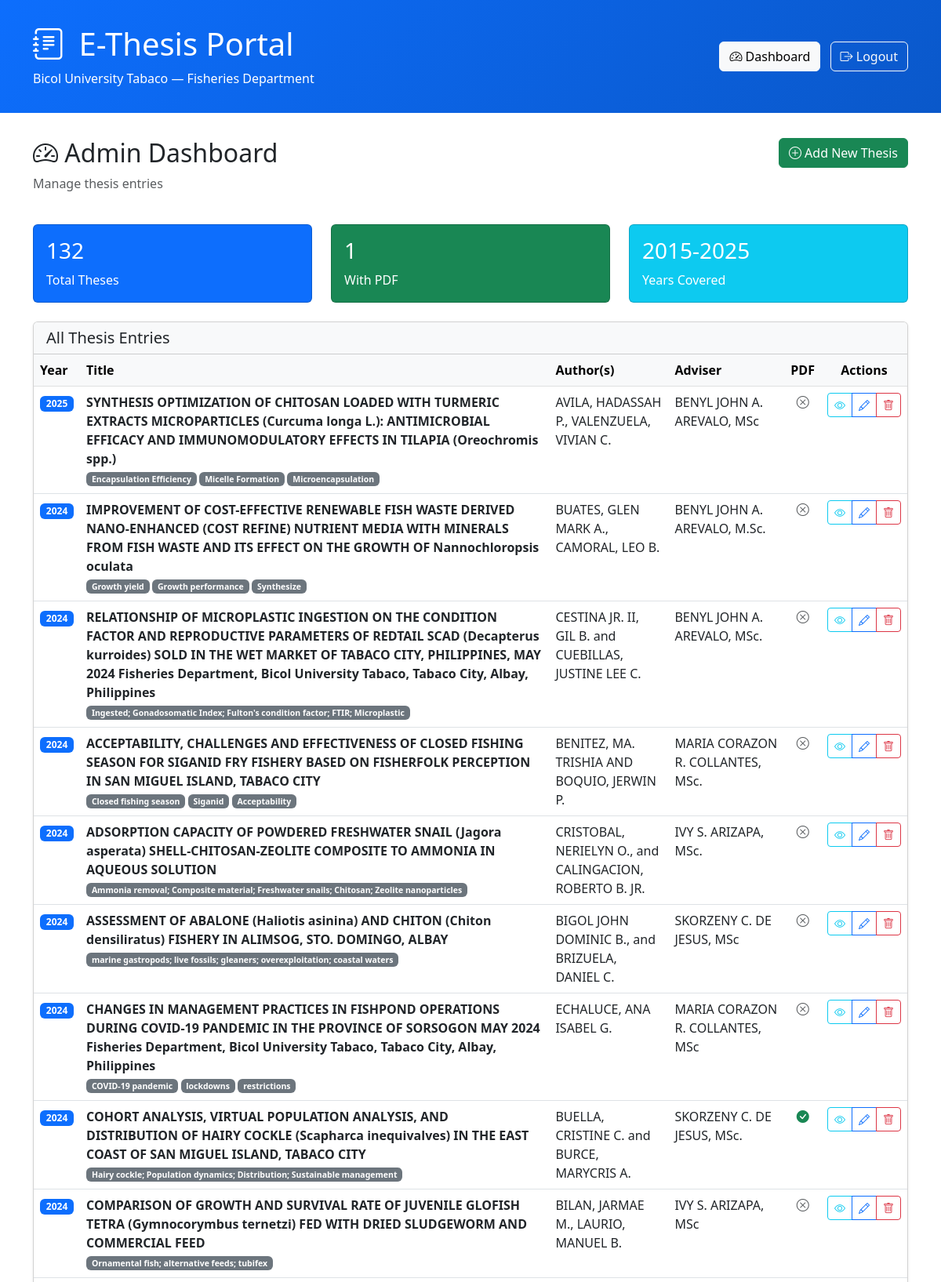
The app's page /dashboard (signed in, upper part) with its own data.
### tables this page shows
CREATE TABLE theses (
        id INTEGER PRIMARY KEY AUTOINCREMENT,
        title TEXT NOT NULL,
        authors TEXT NOT NULL,
        year INTEGER NOT NULL,
        adviser TEXT NOT NULL,
        abstract TEXT NOT NULL,
        keywords TEXT NOT NULL,
        pdf_filename TEXT,
        created_at TIMESTAMP DEFAULT CURRENT_TIMESTAMP
    );

### main.py (the view)
@app.route('/dashboard')
@login_required
def dashboard():
    conn = sqlite3.connect('thesis_portal.db')
    c = conn.cursor()
    c.execute("SELECT * FROM theses ORDER BY year DESC, title ASC")
    theses = c.fetchall()
    conn.close()
    return render_template('dashboard.html', theses=theses)

### main.py (called while the page is built)
@login_manager.user_loader
def load_user(user_id):
    conn = sqlite3.connect('thesis_portal.db')
    c = conn.cursor()
    c.execute("SELECT id, username FROM users WHERE id = ?", (user_id,))
    user_data = c.fetchone()
    conn.close()
    if user_data:
        return User(user_data[0], user_data[1])
    return None

### templates/dashboard.html (shortened to what this page needs)
{% extends "base.html" %}
{% block content %}
<div class="row mb-4">
    <div class="col-md-6">
        <h2>
            <i class="bi bi-speedometer2"></i> Admin Dashboard
        </h2>
        <p class="text-muted">Manage thesis entries</p>
    </div>
    <div class="col-md-6 text-md-end">
        <a href="{{ url_for('add_thesis') }}" class="btn btn-success">
            <i class="bi bi-plus-circle"></i> Add New Thesis
        </a>
    </div>
</div>
<div class="row mb-4">
    <div class="col-md-4">
        <div class="card bg-primary text-white">
            <div class="card-body">
                <h3>{{ theses|length }}</h3>
                <p class="mb-0">Total Theses</p>
            </div>
        </div>
    </div>
    <div class="col-md-4">
        <div class="card bg-success text-white">
            <div class="card-body">
                <h3>{{ theses|selectattr('7')|list|length }}</h3>
                <p class="mb-0">With PDF</p>
            </div>
        </div>
    </div>
    <div class="col-md-4">
        <div class="card bg-info text-white">
            <div class="card-body">
                <h3>2015-2025</h3>
                <p class="mb-0">Years Covered</p>
            </div>
        </div>
    </div>
</div>
{% if theses %}
<div class="card shadow-sm">
    <div class="card-header bg-light">
        <h5 class="mb-0">All Thesis Entries</h5>
    </div>
    <div class="card-body p-0">
        <div class="table-responsive">
            <table class="table table-hover mb-0">
                <thead class="table-light">
                    <tr>
                        <th>Year</th>
                        <th>Title</th>
                        <th>Author(s)</th>
                        <th>Adviser</th>
                        <th>PDF</th>
                        <th class="text-center">Actions</th>
                    </tr>
                </thead>
                <tbody>
                    {% for thesis in theses %}
                    <tr>
                        <td><span class="badge bg-primary">{{ thesis[3] }}</span></td>
                        <td>
                            <strong>{{ thesis[1] }}</strong>
                            <br>
                            <small class="text-muted">
                                {% for keyword in thesis[6].split(',')[:3] %}
                                    <span class="badge bg-secondary">{{ keyword.strip() }}</span>
                                {% endfor %}
                            </small>
                        </td>
                        <td>{{ thesis[2] }}</td>
                        <td>{{ thesis[4] }}</td>
                        <td class="text-center">
                            {% if thesis[7] %}
                                <i class="bi bi-check-circle-fill text-success" title="PDF Available"></i>
                            {% else %}
                                <i class="bi bi-x-circle text-muted" title="No PDF"></i>
                            {% endif %}
                        </td>
                        <td class="text-center">
                            <div class="btn-group btn-group-sm" role="group">
                                <a href="{{ url_for('view_thesis', thesis_id=thesis[0]) }}"
                                   class="btn btn-outline-info"
                                   title="View">
                                    <i class="bi bi-eye"></i>
                                </a>
                                <a href="{{ url_for('edit_thesis', thesis_id=thesis[0]) }}"
                                   class="btn btn-outline-primary"
                                   title="Edit">
                                    <i class="bi bi-pencil"></i>
                                </a>
                                <button type="button"
                                        class="btn btn-outline-danger"
                                        title="Delete"
                                        onclick="confirmDelete({{ thesis[0] }}, '{{ thesis[1] }}')">
                                    <i class="bi bi-trash"></i>
                                </button>
                            </div>
                        </td>
                    </tr>
                    {% endfor %}
                </tbody>
            </table>
        </div>
    </div>
</div>
{% else %}
<div class="alert alert-info text-center">
    <i class="bi bi-info-circle me-2"></i>
    No theses in the database yet. Click "Add New Thesis" to get started.
</div>
{% endif %}
{% endblock %}

### templates/base.html (style rules this page uses)
body { display: flex; flex-direction: column; min-height: 100vh; }

### records on screen
theses: year "2025", title "SYNTHESIS OPTIMIZATION OF CHITOSAN LOADED WITH TURMERIC EXTRACTS MICROPARTICLES (Curcuma longa L.): ANTIMICROBIAL EFFICACY AND IMMUNOMODULATORY EFFECTS IN TILAPIA (Oreochromis spp.)", strip "Encapsulation Efficiency" "Micelle Formation" "Microencapsulation", authors "AVILA, HADASSAH P., VALENZUELA, VIVIAN C.", adviser "BENYL JOHN A. AREVALO, MSc"
theses: year "2024", title "IMPROVEMENT OF COST-EFFECTIVE RENEWABLE FISH WASTE DERIVED NANO-ENHANCED (COST REFINE) NUTRIENT MEDIA WITH MINERALS FROM FISH WASTE AND ITS EFFECT ON THE GROWTH OF Nannochloropsis oculata", strip "Growth yield" "Growth performance" "Synthesize", authors "BUATES, GLEN MARK A., CAMORAL, LEO B.", adviser "BENYL JOHN A. AREVALO, M.Sc."
theses: year "2024", title "RELATIONSHIP OF MICROPLASTIC INGESTION ON THE CONDITION FACTOR AND REPRODUCTIVE PARAMETERS OF REDTAIL SCAD (Decapterus kurroides) SOLD IN THE WET MARKET OF TABACO CITY, PHILIPPINES, MAY 2024 Fisheries Department, Bicol University Tabaco, Tabaco City, Albay, Philippines", strip "Ingested; Gonadosomatic Index; Fulton's condition factor; FTIR; Microplastic", authors "CESTINA JR. II, GIL B. and CUEBILLAS, JUSTINE LEE C.", adviser "BENYL JOHN A. AREVALO, MSc."
theses: year "2024", title "ACCEPTABILITY, CHALLENGES AND EFFECTIVENESS OF CLOSED FISHING SEASON FOR SIGANID FRY FISHERY BASED ON FISHERFOLK PERCEPTION IN SAN MIGUEL ISLAND, TABACO CITY", strip "Closed fishing season" "Siganid" "Acceptability", authors "BENITEZ, MA. TRISHIA AND BOQUIO, JERWIN P.", adviser "MARIA CORAZON R. COLLANTES, MSc."
theses: year "2024", title "ADSORPTION CAPACITY OF POWDERED FRESHWATER SNAIL (Jagora asperata) SHELL-CHITOSAN-ZEOLITE COMPOSITE TO AMMONIA IN AQUEOUS SOLUTION", strip "Ammonia removal; Composite material; Freshwater snails; Chitosan; Zeolite nanoparticles", authors "CRISTOBAL, NERIELYN O., and CALINGACION, ROBERTO B. JR.", adviser "IVY S. ARIZAPA, MSc."
theses: year "2024", title "ASSESSMENT OF ABALONE (Haliotis asinina) AND CHITON (Chiton densiliratus) FISHERY IN ALIMSOG, STO. DOMINGO, ALBAY", strip "marine gastropods; live fossils; gleaners; overexploitation; coastal waters", authors "BIGOL JOHN DOMINIC B., and BRIZUELA, DANIEL C.", adviser "SKORZENY C. DE JESUS, MSc"
theses: year "2024", title "CHANGES IN MANAGEMENT PRACTICES IN FISHPOND OPERATIONS DURING COVID-19 PANDEMIC IN THE PROVINCE OF SORSOGON MAY 2024 Fisheries Department, Bicol University Tabaco, Tabaco City, Albay, Philippines", strip "COVID-19 pandemic" "lockdowns" "restrictions", authors "ECHALUCE, ANA ISABEL G.", adviser "MARIA CORAZON R. COLLANTES, MSc"
theses: year "2024", title "COHORT ANALYSIS, VIRTUAL POPULATION ANALYSIS, AND DISTRIBUTION OF HAIRY COCKLE (Scapharca inequivalves) IN THE EAST COAST OF SAN MIGUEL ISLAND, TABACO CITY", strip "Hairy cockle; Population dynamics; Distribution; Sustainable management", authors "BUELLA, CRISTINE C. and BURCE, MARYCRIS A.", adviser "SKORZENY C. DE JESUS, MSc."
theses: year "2024", title "COMPARISON OF GROWTH AND SURVIVAL RATE OF JUVENILE GLOFISH TETRA (Gymnocorymbus ternetzi) FED WITH DRIED SLUDGEWORM AND COMMERCIAL FEED", strip "Ornamental fish; alternative feeds; tubifex", authors "BILAN, JARMAE M., LAURIO, MANUEL B.", adviser "IVY S. ARIZAPA, MSc"

### other values on screen
{{ theses|length }} "132"
{{ theses|selectattr('7')|list|length }} "1"
